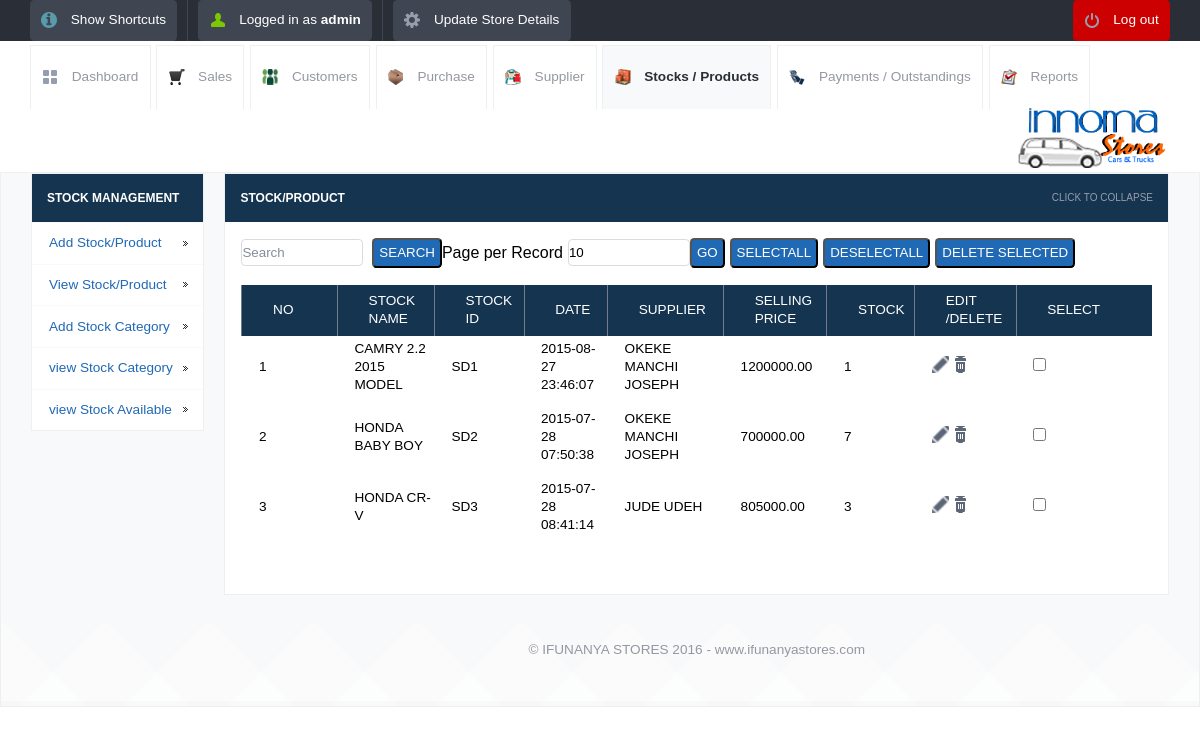
The page /view_product.php (signed in) on the database its author committed.
### tables this page shows
CREATE TABLE IF NOT EXISTS `stock_details` (
  `id` int(10) unsigned NOT NULL AUTO_INCREMENT,
  `stock_id` varchar(120) NOT NULL,
  `stock_name` varchar(120) NOT NULL,
  `stock_quatity` int(11) NOT NULL,
  `supplier_id` varchar(250) NOT NULL,
  `company_price` decimal(10,2) NOT NULL,
  `selling_price` decimal(10,2) NOT NULL,
  `category` varchar(120) NOT NULL,
  `date` timestamp NOT NULL DEFAULT CURRENT_TIMESTAMP ON UPDATE CURRENT_TIMESTAMP,
  `expire_date` datetime NOT NULL,
  `uom` varchar(120) NOT NULL,
  PRIMARY KEY (`id`)
);

### init.php (called while the page is built, shortened)
<?php
	include("lib/db.class.php");
	$db = new DB($config['database'], $config['host'], $config['username'], $config['password']);
?>

### lib/db.class.php (called while the page is built, shortened)
<?php
class DB
  {
    function queryUniqueValue($query, $debug = -1)
    {
      $query = "$query LIMIT 1";
      $result = mysql_query($query) or $this->debugAndDie($query);
      $line = mysql_fetch_row($result);
      return $line[0];
    }
  }
?>

### view_product.php (the view, shortened to what this page needs)
<?php
include_once("init.php");
?>
<!DOCTYPE html>
<html lang="en">
<head>
	<link rel="stylesheet" href="css/style.css">
	<?php include_once("tpl/common_js.php"); ?>
<link rel="stylesheet"  href="dist/js/jquery.alerts.css" >
</head>
<body>
	<?php include_once("tpl/top_bar.php"); ?>
	<div id="header-with-tabs">
		<div class="page-full-width cf">
			<ul id="tabs" class="fl">
				<li><a href="dashboard.php" class="dashboard-tab">Dashboard</a></li>
				<li><a href="view_sales.php" class="sales-tab">Sales</a></li>
				<li><a href="view_customers.php" class=" customers-tab">Customers</a></li>
				<li><a href="view_purchase.php" class="purchase-tab">Purchase</a></li>
				<li><a href="view_supplier.php" class=" supplier-tab">Supplier</a></li>
				<li><a href="view_product.php" class="active-tab stock-tab">Stocks / Products</a></li>
				<li><a href="view_payments.php" class="payment-tab">Payments / Outstandings</a></li>
				<li><a href="view_report.php" class="report-tab">Reports</a></li>
			</ul>
			<a href="#" id="company-branding-small" class="fr"><img src="<?php if(isset($_SESSION['logo'])) { echo "upload/".$_SESSION['logo'];}else{ echo "upload/posnic.png"; } ?>" alt="Point of Sale" /></a>
		</div>
	</div>
	<div id="content">
		<div class="page-full-width cf">
			<div class="side-menu fl">
				<h3>Stock Management</h3>
				<ul>
					<li><a href="add_stock.php">Add Stock/Product</a></li>
					<li><a href="view_product.php">View Stock/Product</a></li>
					<li><a href="add_category.php">Add Stock Category</a></li>
					<li><a href="view_category.php">view Stock Category</a></li>
					<li><a href="view_stock_availability.php">view Stock Available</a></li>
				</ul>
			</div>
			<div class="side-content fr">
				<div class="content-module">
					<div class="content-module-heading cf">
						<h3 class="fl">Stock/Product</h3>
						<span class="fr expand-collapse-text">Click to collapse</span>
					</div>
						<div class="content-module-main cf">
					<table>
<form action="" method="post" name="search" >
    <input name="searchtxt" type="text" class="round my_text_box" placeholder="Search" >
&nbsp;&nbsp;<input name="Search" type="submit" class="my_button round blue   text-upper" value="Search">
</form>
 <form action="" method="get" name="limit_go">
    Page per Record<input name="limit" type="text" class="round my_text_box" id="search_limit" style="margin-left:5px;" value="<?php if(isset($_GET['limit'])) echo $_GET['limit']; else echo "10"; ?>" size="3" maxlength="3">
    <input name="go"  type="button" value="Go" class=" round blue my_button  text-upper" onclick="return confirmLimitSubmit()">
</form>
<form name="deletefiles" action="delete.php" method="post">
<input type="button" name="selectall" value="SelectAll" class="my_button round blue   text-upper" onClick="checkAll()"  style="margin-left:5px;"/>
<input type="button" name="unselectall" value="DeSelectAll" class="my_button round blue   text-upper" onClick="uncheckAll()" style="margin-left:5px;" />
<input name="dsubmit" type="button" value="Delete Selected" class="my_button round blue   text-upper" style="margin-left:5px;" onclick="return confirmDeleteSubmit()"/>
					<table>
		<?php
	$limit = 10;
	$page = $_GET['page'];
	if($page)
		$start = ($page - 1) * $limit;
	else
		$start = 0;
	$sql = "SELECT * FROM stock_details LIMIT $start, $limit ";
	$result = mysql_query($sql);
	if ($page == 0) $page = 1;
	$pagination = "";
?>
							<tr>
								<th>No</th>
								<th>Stock Name</th>
								<th>Stock Id</th>
								<th>Date</th>
								<th>Supplier</th>
								<th>Selling Price</th>
								<th>Stock</th>
								<th>Edit /Delete</th>
                                                                <th>Select</th>
							</tr>
<?php $i=1; $no=$page-1; $no=$no*$limit;
while($row = mysql_fetch_array($result))
{
 ?>
	<tr>
   <td> <?php echo $no+$i; ?></td>
   <td><?php echo $row['stock_name']; ?></td>
      <td> <?php echo $row['stock_id'];?></td>
      <td> <?php echo $row['date'];?></td>
   <td> <?php echo $row['supplier_id']; ?></td>
   <td> <?php echo $row['selling_price']; ?></td>
   <td> <?php $quantity = $db->queryUniqueValue("SELECT quantity FROM stock_avail WHERE name='".$row['stock_name']."'"); echo $quantity; ?></td>
    <td>	<a href="update_stock.php?sid=<?php echo $row['id'];?>&table=stock_details&return=view_product.php"	class="table-actions-button ic-table-edit">
	</a>
<a  href="javascript:confirmSubmit(<?php echo $row['id'];?>,'stock_details','view_product.php')" class="table-actions-button ic-table-delete"></a>
    </td>
	<td><input type="checkbox" value="<?php echo $row['id']; ?>" name="checklist[]" id="check_box" /></td>
</tr>
<?php $i++; } ?>
 <tr>
       <td align="center"><div style="margin-left:20px;"><?php echo $pagination; ?></div></td>
      </tr>
</table>
</form>
		</div>
	</div>
	<?php require_once('footer.php');?>
</body>
</html>

### rows shown on the page
stock_details: i "1", stock_name "CAMRY 2.2 2015 MODEL", stock "SD1", date "2015-08-27 23:46:07", supplier "OKEKE MANCHI JOSEPH", selling_price "1200000.00", quantity "1"
stock_details: i "2", stock_name "HONDA BABY BOY", stock "SD2", date "2015-07-28 07:50:38", supplier "OKEKE MANCHI JOSEPH", selling_price "700000.00", quantity "7"
stock_details: i "3", stock_name "HONDA CR-V", stock "SD3", date "2015-07-28 08:41:14", supplier "JUDE UDEH", selling_price "805000.00", quantity "3"

### other values the page prints
$POSNIC['username'] "admin"
